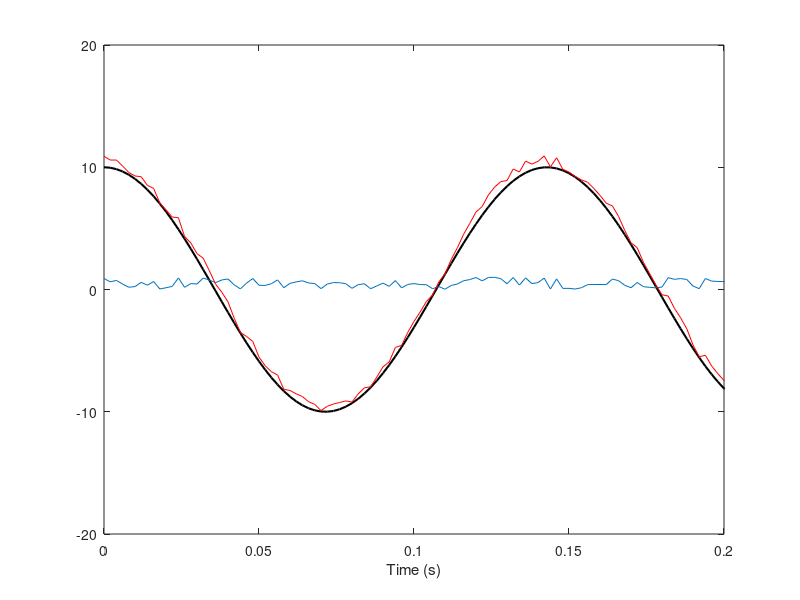
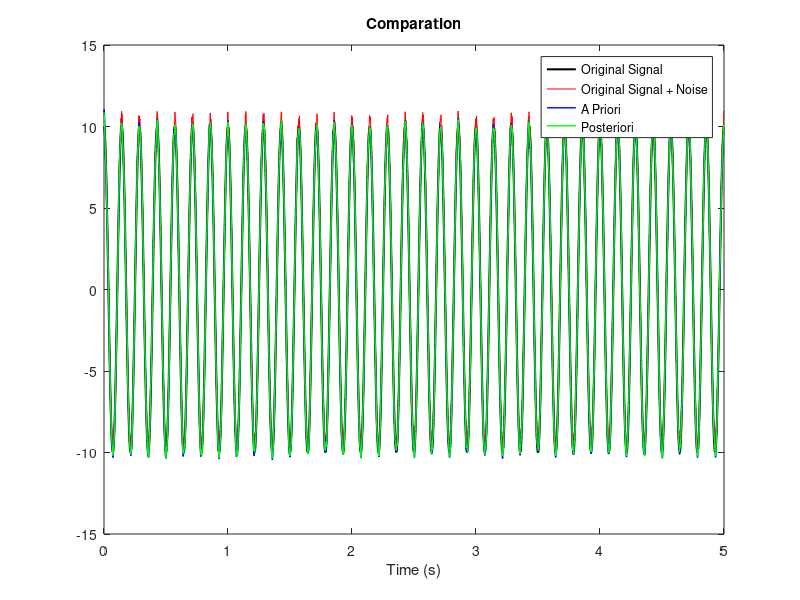
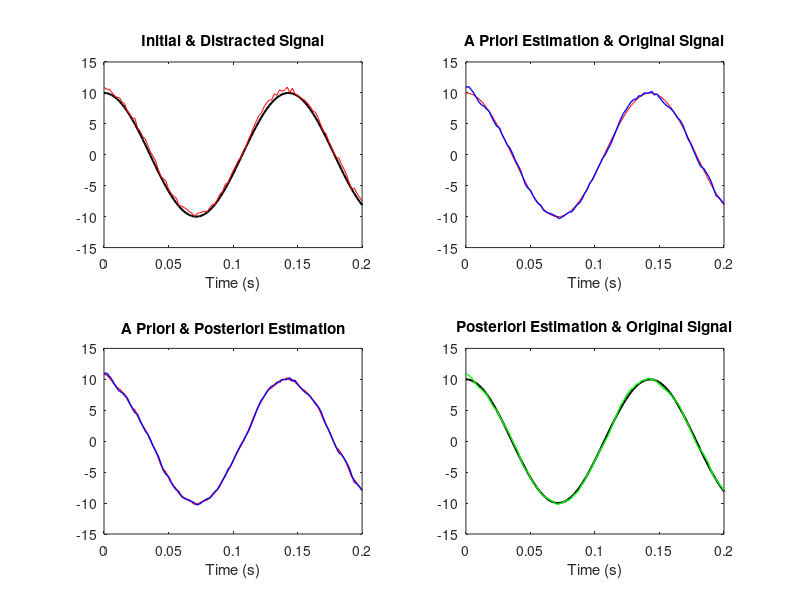

The MATLAB source for these figures, in order:
%% Kalman Estimator Application for Denoising Random Signal
% Generating a Randomly-Disturbed Sinusoidal Signal and denoise it
% by Estimating the Original Signal value using Kalman Estimator

%% Initialization
Sig = 10;        % Signal Amplitude
Noi = 1;         % Noise Amplitude
f   = 7;         % Signal Frequency
Fs  = 500;       % Sampling Frequency
Ts  = 1/Fs;      % Periode
N   = 5;         % Signal Length
t   = 0:Ts:N-Ts; % Time Matrix 
Limx= [0 0.2];   % X-Limit Value in graph

% Generate Signal x[n]
x = Sig*cos(2*pi*f*t); 

% Generate Random Signal
i = Noi*rand(1,length(t));  %Positive Random Signal 
y = x + i;

%% Denoising with Kalman Estimator

%  Kalman Filter Parameters Initialization
w    = 2*pi*f*Ts;      % Frequency Velocity
Q    = 0.001;          % Process Noise Variance
in   = mean(i);        % Mean of Signal+Noise
X0   = [y(1) y(2)]';   % Matrix for Pre-estimation signal
P0   = Q;              % Error Estimation Covariance
X_pri = X0;            % A-priori of Signal
P_pri = P0;            % A-priori of Estimated Signal
R = 0.01;              % Measurement (Simulated) Noise Covariant

%  Kalman Equation Matrix
A = [2*cos(w) -1 ; 1 0];         
B = [1 0]';
C = [1 0];                       

%  Matrices for storing values
Length  = length(y);
xpost   = zeros(2,Length);
ppost   = zeros(2,2,Length);
xpri    = zeros(2,Length);
ppri    = zeros(2,2,Length);
Kgain   = zeros(2,Length);

%  Kalman Filter Iteration (Looping)
for k = 1 : Length
    
    % Update and Save the Estimated A-Priori X Value
    xpri(:,k) = X_pri';
    ppri(:,:,k) = P_pri';

    % Update the simulated measurement value
    Y_Pri = C*X_pri + in;
    
    % Calculate the Kalman Gain 
    K = P_pri*C'/(C*P_pri*C'+ R');  % Kalman Gain
     
    % Estimation Correction
    X_post = X_pri + K*(y(k) - Y_Pri);                % Signal Estimation  
    P_post =(eye(2)-K*C)*P_pri*(eye(2)-K*C)'+K*R*K';  % Error Covariance Optimalization
                           
    % Prediction
    X_pri = A*X_post;                 % Update signal estimation
    P_pri = A*P_post*A' + B*Q*B';     % Update Error Covariance value

    % Update and Save Posteriori X Value
    xpost(:,k) = X_post';
    ppost(:,:,k) = P_post';
    Kgain(:,k) = K;
end

x_post_plot = xpost(1,:);
x_prior_plot = xpri(1,:);
kalman_plot = Kgain(1,:);
%% Plot Signal in Time Function

figure('Name','Plot','NumberTitle','off');
plot(t,x,'k','LineWidth',1.5); hold on; 
    xlabel('Time (s)');
    xlim(Limx);ylim([-20 20])
plot(t,i); hold on;
plot(t,y, 'r');

figure
plot(t,x,'k','LineWidth',1.5);hold on;plot(t,y,'r');
    xlabel('Time (s)'); title('Original Signal + Noise (Distracted)');
plot(t,x_prior_plot,'b','LineWidth',1);
plot(t,x_post_plot,'g','LineWidth',1);
    title('Comparation');
    legend('Original Signal','Original Signal + Noise','A Priori','Posteriori')
    
figure('Name','Comparison Plot','NumberTitle','off');
subplot(2,2,1)
plot(t,x,'k','LineWidth',1.5); hold on; 
plot(t,y,'r'); hold on;
    xlabel('Time (s)');
    title('Initial & Distracted Signal');
xlim(Limx)
ylim([-15 15])

subplot(2,2,4)
plot(t,x,'k','LineWidth',1.5); hold on; 
plot(t,x_post_plot,'g','LineWidth',1);
    xlabel('Time (s)');
    title('Posteriori Estimation & Original Signal');
xlim(Limx)
ylim([-15 15])
    
subplot(2,2,2)
plot(t,x,'r'); hold on;
    xlabel('Time (s)');
plot(t,x_prior_plot,'b','LineWidth',1);;
    title('A Priori Estimation & Original Signal');
xlim(Limx)
ylim([-15 15])

subplot(2,2,3)
plot(t,x_post_plot,'r','LineWidth',1);hold on;
    xlabel('Time (s)');
plot(t,x_prior_plot,'b','LineWidth',1);;
    title('A Priori & Posteriori Estimation');
xlim(Limx)
ylim([-15 15])
